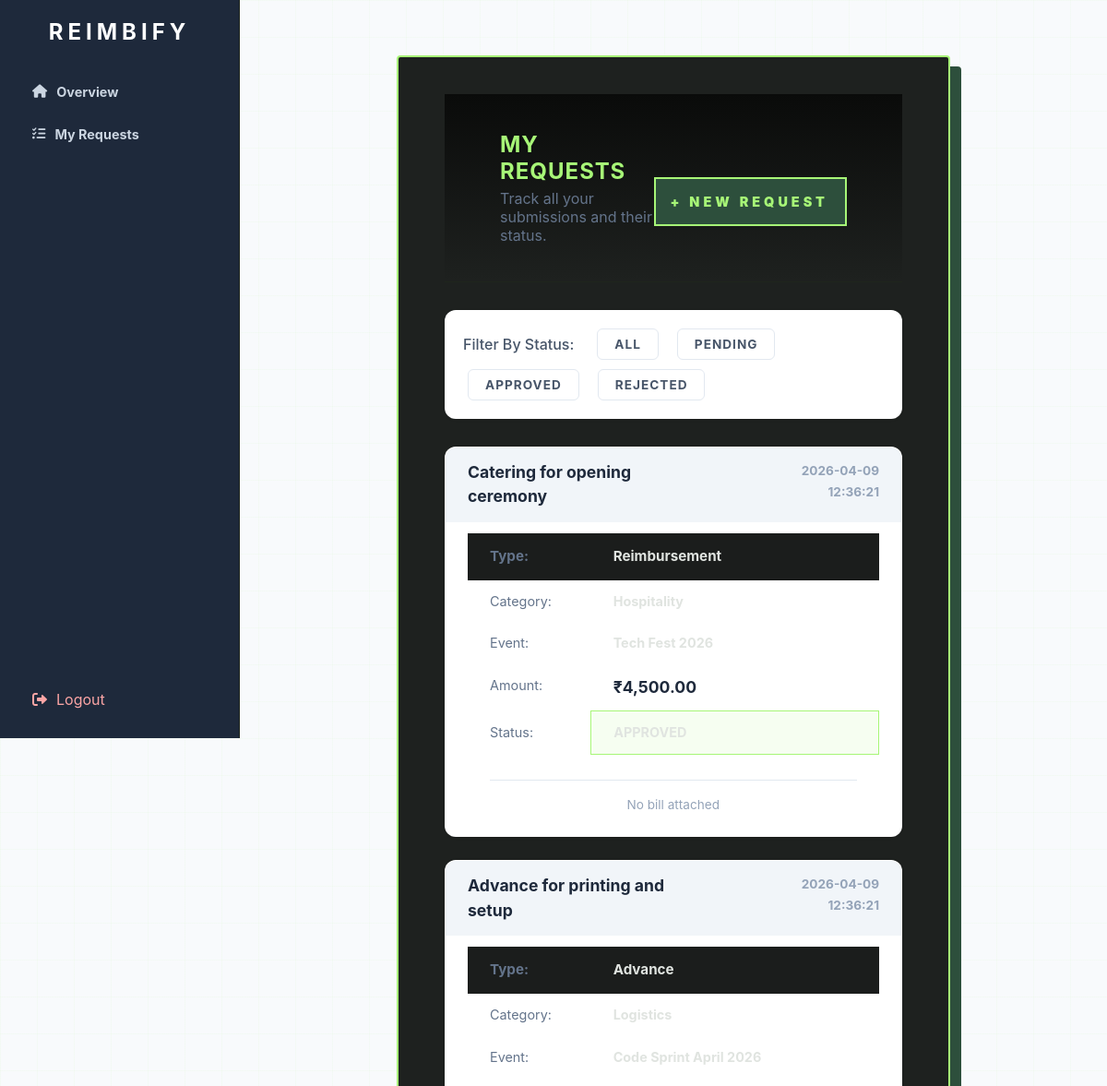
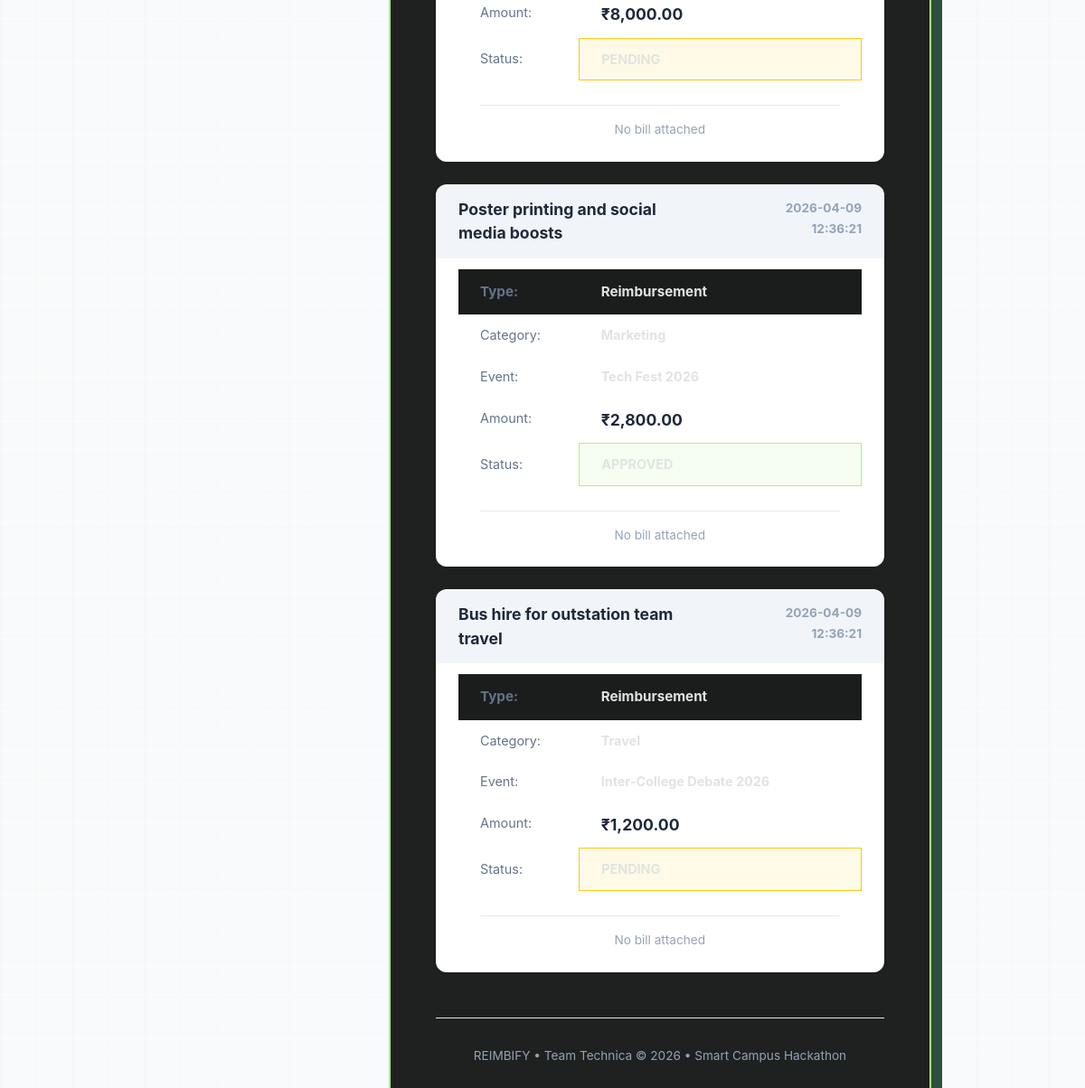
The app's page /club/my-requests (signed in), older data (2 pictures, top to bottom).
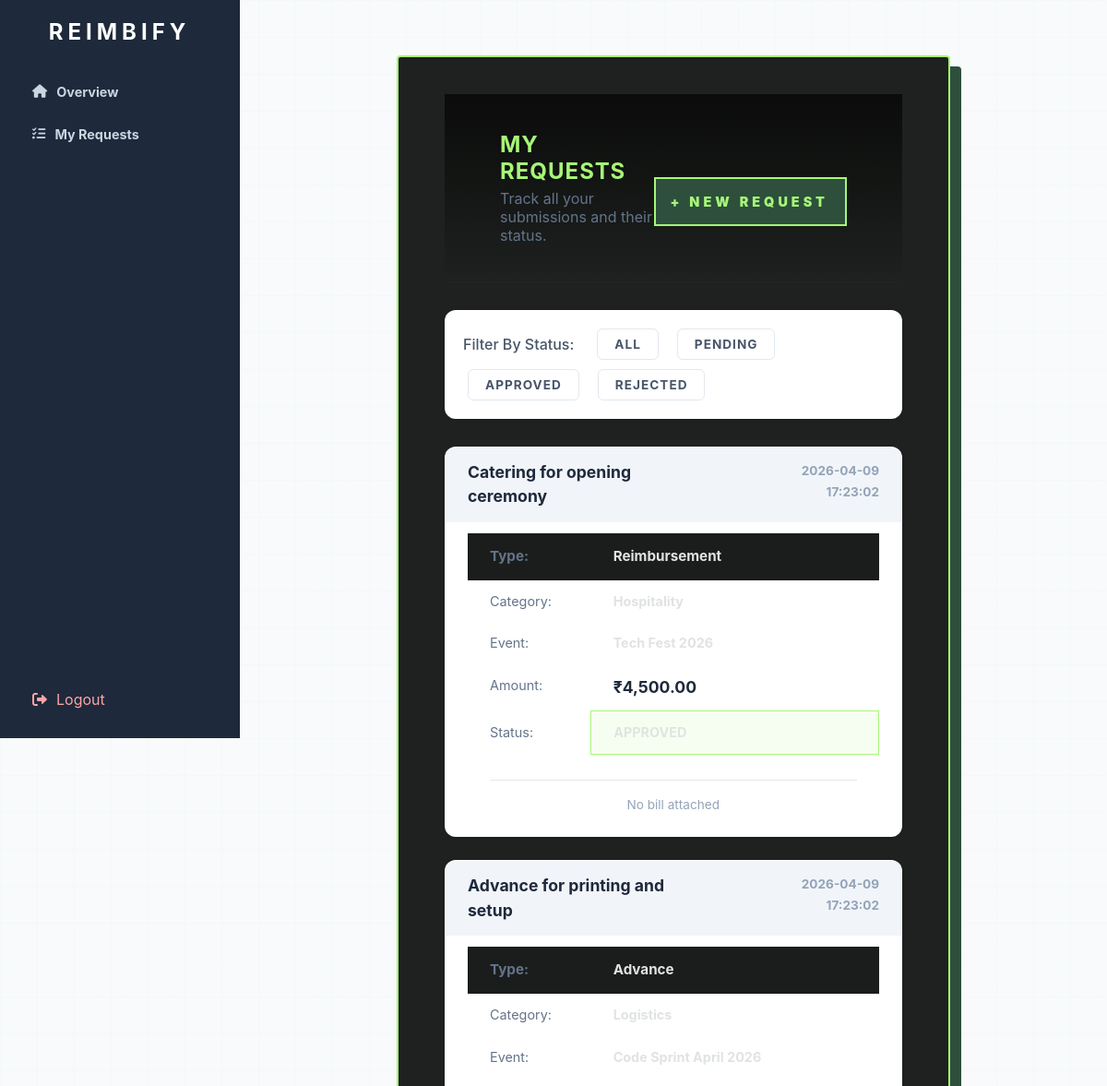
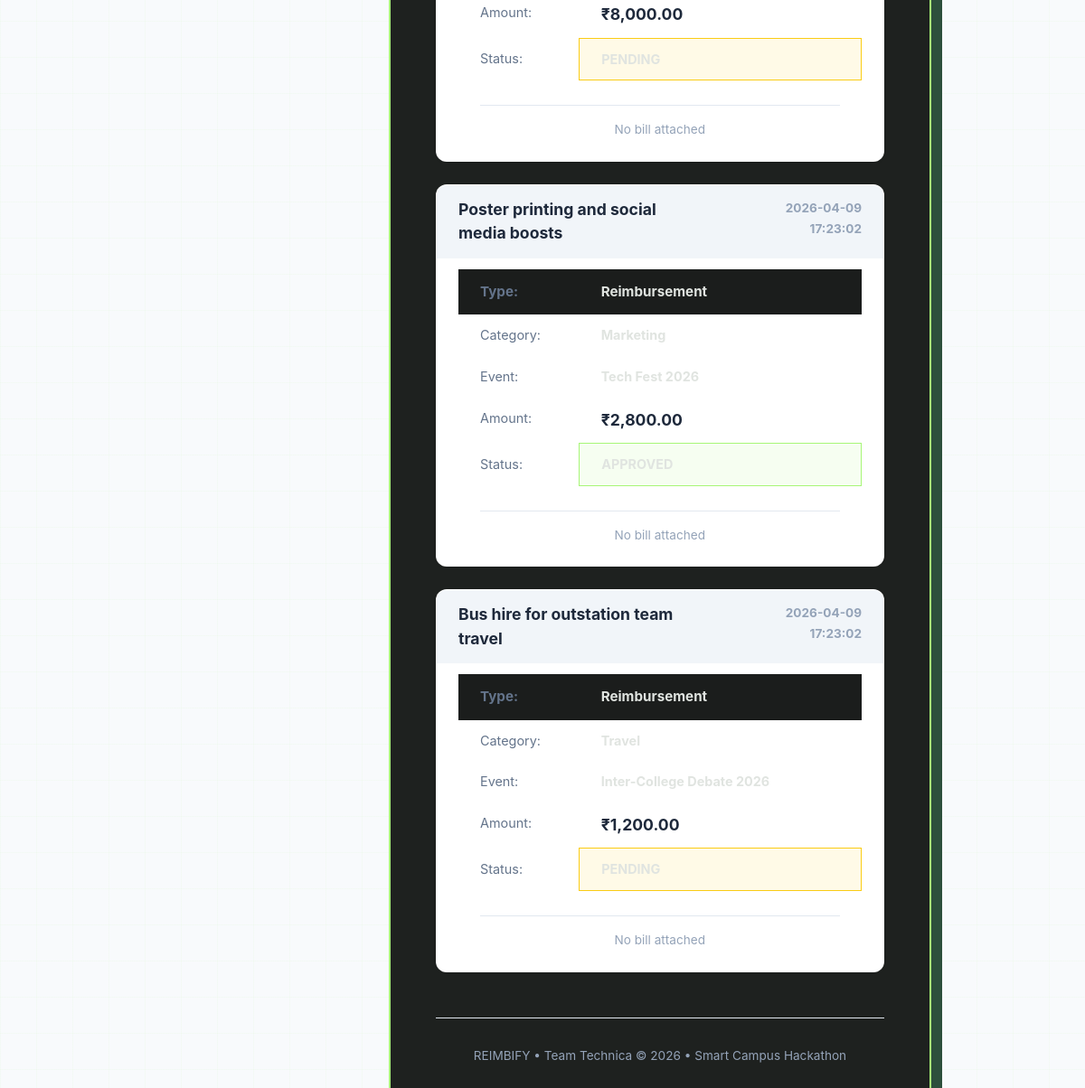
The same page, newer data (2 pictures, top to bottom).
### tables this page shows
CREATE TABLE requests (
    id            INTEGER PRIMARY KEY AUTOINCREMENT,
    user_id       INTEGER NOT NULL,                   -- which student made this request
    type          TEXT    NOT NULL
                  CHECK(type IN ('reimbursement','advance')),
    amount        REAL    NOT NULL,                   -- amount in rupees
    category      TEXT    NOT NULL,                   -- must match a budget category
    event         TEXT    DEFAULT'N/A',
    description   TEXT,                              -- what was the expense for
    status        TEXT    NOT NULL DEFAULT 'pending'
                  CHECK(status IN ('pending','approved','rejected','modification_requested')),
    admin_comment TEXT,                              -- admin's note when reviewing
    created_at    DATETIME DEFAULT CURRENT_TIMESTAMP,
    updated_at    DATETIME DEFAULT CURRENT_TIMESTAMP,
    FOREIGN KEY (user_id) REFERENCES users(id) ON DELETE CASCADE
);

### app.py (the view)
@app.route('/club/my-requests')
def club_my_requests():
    if not login_required('club'):
        return redirect(url_for('login'))
    user_id       = session['user_id']
    all_reqs      = get_student_requests(user_id)
    pending_count = get_pending_requests_count(user_id)
    stats         = get_request_stats(user_id)
    status_filter = request.args.get('status', 'all')
    if status_filter != 'all':
        reqs = [r for r in all_reqs if r['status'] == status_filter]
    else:
        reqs = all_reqs
    return render_template(
        'club/my_requests.html',
        user_name     = session['user_name'],
        requests      = reqs,
        pending_count = pending_count,
        stats         = stats
    )

### app.py (called while the page is built)
def login_required(role):
    if not session.get('logged_in'):
        return False
    if isinstance(role, list):
        return session.get('role') in role
    return session.get('role') == role

### database.py (called while the page is built)
def get_db():
    conn = sqlite3.connect(DB_PATH)
    conn.row_factory = sqlite3.Row  # makes rows behave like dictionaries
    conn.execute("PRAGMA foreign_keys = ON")  # enforce foreign keys
    return conn

def get_student_requests(user_id):
    conn = get_db()
    requests = conn.execute(
        """
        SELECT r.*, b.file_path AS bill_path
        FROM requests r
        LEFT JOIN bills b ON b.request_id = r.id
        WHERE r.user_id = ?
        GROUP BY r.id
        ORDER BY r.created_at DESC
        """,
        (user_id,)
    ).fetchall()
    conn.close()
    return [dict(r) for r in requests]

def get_pending_requests_count(user_id):
    conn = get_db()
    count = conn.execute(
        "SELECT COUNT(*) FROM requests WHERE user_id = ? AND status = 'pending'",
        (user_id,)
    ).fetchone()[0]
    conn.close()
    return count

### templates/club/my_requests.html (shortened to what the changed rows need)
<!DOCTYPE html>
<html lang="en">
<head>
    <link rel="stylesheet" href="{{ url_for('static', filename='style.css') }}">
    <link rel="stylesheet" href="https://cdnjs.cloudflare.com/ajax/libs/font-awesome/6.0.0/css/all.min.css">
</head>
<body>
    <div class="main-wrapper">
        <div class="container">
            <div class="header">
                <div>
                    <h2 style="margin:0;">My Requests</h2>
                </div>
            </div>
            {% if requests %}
                {% for r in requests %}
                <table width="100%" border="0" cellpadding="20" cellspacing="0" class="request-card">
                    <tr style="background-color: #f1f5f9;">
                        <td align="left">
                            <span style="font-size: 1.1rem; color: #1e293b;"><b>{{ r.description or "No description provided" }}</b></span>
                        </td>
                        <td align="right">
                            <span style="font-size: 0.85rem; color: #94a3b8;">{{ r.created_at }}</span>
                        </td>
                    </tr>
                    <tr>
                        <td colspan="2">
                            <table width="100%" border="0" cellpadding="8">
                                <tr>
                                    <td width="30%" style="color: #64748b;">Type:</td>
                                    <td><b>{{ r.type | capitalize }}</b></td>
                                </tr>
                                <tr>
                                    <td style="color: #64748b;">Category:</td>
                                    <td><b>{{ r.category }}</b></td>
                                </tr>
                                <tr>
                                    <td style="color: #64748b;">Event:</td>
                                    <td><b>{{ r.event if r.event and r.event != 'N/A' else '—' }}</b></td>
                                </tr>
                                <tr>
                                    <td style="color: #64748b;">Amount:</td>
                                    <td style="font-size: 1.1rem; color: #1e293b;"><b>₹{{ "{:,.2f}".format(r.amount) }}</b></td>
                                </tr>
                                <tr>
                                    <td style="color: #64748b;">Status:</td>
                                    <td class="{% if r.status == 'approved' %}status-approved{% elif r.status == 'rejected' %}status-rejected{% else %}status-pending{% endif %}">
                                        {{ r.status | replace('_', ' ') | upper }}
                                    </td>
                                </tr>
                                <tr>
                                    <td colspan="2" align="center">
                                        <hr style="border: 0; border-top: 1px solid #e2e8f0; margin: 15px 0;">
                                        {% if r.bill_path %}
                                            <a href="{{ url_for('static', filename=r.bill_path.replace('static/', '')) }}" target="_blank" style="text-decoration: none;">
                                                <button type="button" class="filter-btn" style="background: #1e293b; color: white; border: none;">
                                                    <i class="fas fa-file-invoice"></i> View Uploaded Bill
                                                </button>
                                            </a>
                                        {% else %}
                                            <span style="font-size: 0.85rem; color: #94a3b8;">No bill attached</span>
                                        {% endif %}
                                    </td>
                                </tr>
                            </table>
                        </td>
                    </tr>
                </table>
                {% endfor %}
            {% else %}
                <div style="background: white; padding: 40px; border-radius: 12px; text-align: center; border: 1px dashed #cbd5e1;">
                    <i class="fas fa-folder-open" style="font-size: 3rem; color: #cbd5e1; margin-bottom: 15px;"></i>
                    <p style="color: #64748b;">No requests found in this category.</p>
                </div>
            {% endif %}
        </div>
    </div>
</body>
</html>

Row changes from the older to the newer data that the page shows:
changed requests "Catering for opening ceremony": created_at "2026-04-09 12:36:21" → "2026-04-09 17:23:02"
changed requests "Advance for printing and setup": created_at "2026-04-09 12:36:21" → "2026-04-09 17:23:02"
changed requests "Poster printing and social media boosts": created_at "2026-04-09 12:36:21" → "2026-04-09 17:23:02"
changed requests "Bus hire for outstation team travel": created_at "2026-04-09 12:36:21" → "2026-04-09 17:23:02"
